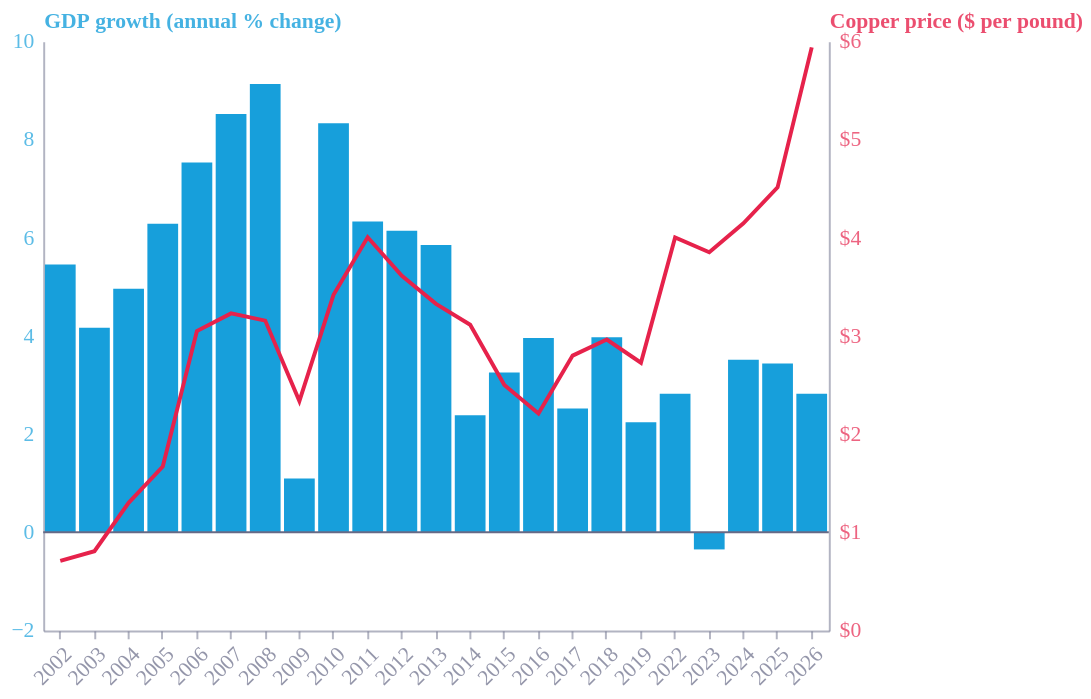

Write notebook code for a chart like this one.
### Code cell
# Create chart 3: bar chart of peru gdp growth, with copper price overlay
base = alt.Chart(gdp_copper_df).encode(
    x=alt.X(
        'year:O',
        title='',
        axis=alt.Axis(grid=False, labelAngle=-45))
)
gdp_bars = base.mark_bar().encode(
    y=alt.Y(
        'gdp:Q',
        title='GDP growth (annual % change)',
        scale=alt.Scale(domain=[-2,10]),
        axis=alt.Axis(
            grid=False,
            titleColor='#179FDB',
            labelColor='#179FDB',
            tickColor='#179FDB',
            values=[-2,0,2,4,6,8,10])),
    tooltip=[
        alt.Tooltip('year:O', title='Year'),
        alt.Tooltip('gdp:Q', title='GDP growth (% change)', format='.2f')]
)
copper_line = base.mark_line().encode(
    y=alt.Y(
        'copper_price:Q',
        title='Copper price ($ per pound)',
        scale=alt.Scale(domain=[0,6]),
        axis=alt.Axis(
            grid=False, 
            labelExpr='"$" + datum.value',
            titleColor='#E6224B',
            labelColor='#E6224B',
            tickColor='#E6224B',
            values=[0,1,2,3,4,5,6])),
    tooltip=[
        alt.Tooltip('year:O', title='Year'),
        alt.Tooltip('copper_price:Q', title='Copper price ($ per pound)', format='.2f')]
)
zero_line = alt.Chart(pd.DataFrame({'y': [0]})).mark_rule(
    strokeWidth=1
).encode(
    y=alt.Y(
        'y:Q',
        scale=alt.Scale(domain=[-2,10]),axis=None))
chart3 = alt.layer(gdp_bars, zero_line, copper_line).resolve_scale(y='independent')

chart3

### Figure 1 — Vega-Lite specification as saved in the notebook (floating-point values rounded to 4 significant figures)
{"config": {"font": "Circular Std", "text": {"color": "#676A86", "align": "left", "baseline": "middle", "dx": 7, "dy": 0, "fontSize": 11}, "view": {"stroke": null, "continuousWidth": 400, "continuousHeight": 300, "discreteWidth": 400, "discreteHeight": 300}, "range": {"category": ["#36B7B4", "#E6224B", "#F4C245", "#0063AF", "#00A767", "#179FDB", "#EB5C2E", "#5C267B", "#122B39"], "diverging": ["#E6224B", "#E54753", "#C9C9C9", "#179FDB", "#122B39"], "heatmap": ["#C9C9C9", "#179FDB", "#0063AF", "#122B39"], "ordinal": ["#00A767", "#36B7B4", "#179FDB", "#0063AF", "#243B5A"]}, "bar": {"color": "#179fdb"}, "line": {"color": "#e6224b"}, "rule": {"color": "#676A86"}, "area": {"opacity": 0.8}, "point": {"filled": true, "size": 80, "color": "#e6224b", "opacity": 0.95}, "geoshape": {"stroke": "white", "strokeWidth": 0.3}, "rect": {"fill": "#d6d4d4", "opacity": 0.3}, "axis": {"labelColor": "#676A86", "labelFontSize": 11, "labelFont": "Circular Std", "labelOpacity": 0.7, "tickColor": "#676A86", "tickOpacity": 0.5, "domainColor": "#676A86", "domainOpacity": 0.5, "gridColor": "#676A86", "gridDash": [2, 2], "gridOpacity": 0.5, "title": null, "titleColor": "#676A86", "titleOpacity": 0.8, "tickSize": 4}, "axisXDiscrete": {"grid": false, "labelAngle": 0, "tickCount": 10, "tickOpacity": 0.5, "title": null}, "axisYDiscrete": {"ticks": false, "labelPadding": 5}, "axisXTemporal": {"grid": false, "ticks": true}, "axisXQuantitative": {"grid": true}, "axisYQuantitative": {"gridColor": "#676A86", "gridDash": [1, 5], "gridOpacity": 0.5, "ticks": false, "labelPadding": 5, "tickCount": 8, "titleAngle": 0, "titleAlign": "left", "titleBaseline": "bottom", "titleX": 0, "titleY": -5}, "title": {"color": "#676A86E6", "subtitleColor": "#676A86", "font": "Circular Std", "subtitleFont": "Circular Std", "anchor": "start", "fontSize": 14, "subtitleFontSize": 12, "subtitlePadding": 4, "offset": 0, "frame": "group"}, "legend": {"titleColor": "#122b39", "title": null, "labelColor": "#122b39", "labelFontSize": 11}}, "layer": [{"data": {"name": "data-6c874072e852ea1e04d5a8e87532c2e3"}, "mark": {"type": "bar"}, "encoding": {"tooltip": [{"field": "year", "title": "Year", "type": "ordinal"}, {"field": "gdp", "format": ".2f", "title": "GDP growth (% change)", "type": "quantitative"}], "x": {"axis": {"grid": false, "labelAngle": -45}, "field": "year", "title": "", "type": "ordinal"}, "y": {"axis": {"grid": false, "labelColor": "#179FDB", "tickColor": "#179FDB", "titleColor": "#179FDB", "values": [-2, 0, 2, 4, 6, 8, 10]}, "field": "gdp", "scale": {"domain": [-2, 10]}, "title": "GDP growth (annual % change)", "type": "quantitative"}}}, {"data": {"name": "data-a0a55d106695e8d630baff0f16eee66d"}, "mark": {"type": "rule", "strokeWidth": 1}, "encoding": {"y": {"axis": null, "field": "y", "scale": {"domain": [-2, 10]}, "type": "quantitative"}}}, {"data": {"name": "data-6c874072e852ea1e04d5a8e87532c2e3"}, "mark": {"type": "line"}, "encoding": {"tooltip": [{"field": "year", "title": "Year", "type": "ordinal"}, {"field": "copper_price", "format": ".2f", "title": "Copper price ($ per pound)", "type": "quantitative"}], "x": {"axis": {"grid": false, "labelAngle": -45}, "field": "year", "title": "", "type": "ordinal"}, "y": {"axis": {"grid": false, "labelColor": "#E6224B", "labelExpr": "\"$\" + datum.value", "tickColor": "#E6224B", "titleColor": "#E6224B", "values": [0, 1, 2, 3, 4, 5, 6]}, "field": "copper_price", "scale": {"domain": [0, 6]}, "title": "Copper price ($ per pound)", "type": "quantitative"}}}], "resolve": {"scale": {"y": "independent"}}, "$schema": "https://vega.github.io/schema/vega-lite/v6.4.1.json", "datasets": {"data-6c874072e852ea1e04d5a8e87532c2e3": [{"year": 2002.0, "gdp": 5.454, "copper_price": 0.7074}, {"year": 2003.0, "gdp": 4.165, "copper_price": 0.807}, {"year": 2004.0, "gdp": 4.959, "copper_price": 1.3}, {"year": 2005.0, "gdp": 6.285, "copper_price": 1.669}, {"year": 2006.0, "gdp": 7.529, "copper_price": 3.049}, {"year": 2007.0, "gdp": 8.518, "copper_price": 3.229}, {"year": 2008.0, "gdp": 9.127, "copper_price": 3.155}, {"year": 2009.0, "gdp": 1.096, "copper_price": 2.336}, {"year": 2010.0, "gdp": 8.33, "copper_price": 3.418}, {"year": 2011.0, "gdp": 6.328, "copper_price": 4.004}, {"year": 2012.0, "gdp": 6.14, "copper_price": 3.612}, {"year": 2013.0, "gdp": 5.852, "copper_price": 3.326}, {"year": 2014.0, "gdp": 2.384, "copper_price": 3.113}, {"year": 2015.0, "gdp": 3.251, "copper_price": 2.5}, {"year": 2016.0, "gdp": 3.954, "copper_price": 2.208}, {"year": 2017.0, "gdp": 2.519, "copper_price": 2.799}, {"year": 2018.0, "gdp": 3.969, "copper_price": 2.962}, {"year": 2019.0, "gdp": 2.24, "copper_price": 2.726}, {"year": 2022.0, "gdp": 2.819, "copper_price": 4.002}, {"year": 2023.0, "gdp": -0.35, "copper_price": 3.851}, {"year": 2024.0, "gdp": 3.514, "copper_price": 4.147}, {"year": 2025.0, "gdp": 3.439, "copper_price": 4.512}, {"year": 2026.0, "gdp": 2.82, "copper_price": 5.937}], "data-a0a55d106695e8d630baff0f16eee66d": [{"y": 0}]}}
